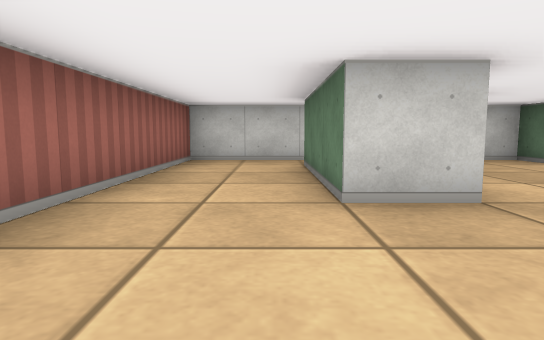
[1] (above)

14 first-person views from a walk through a cub3D ray-caster map. The camera is about half as high as the walls, tilts 6° down and sees 75° across. The floor is counted in squares. Each view is taken from the middle of a square. On the plan, view 1 faces up. The plan holds only what a view shows up to about 9 squares ahead; the rest is blank.

[2]
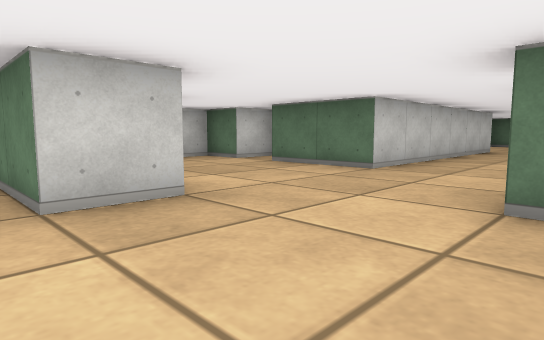

[3]
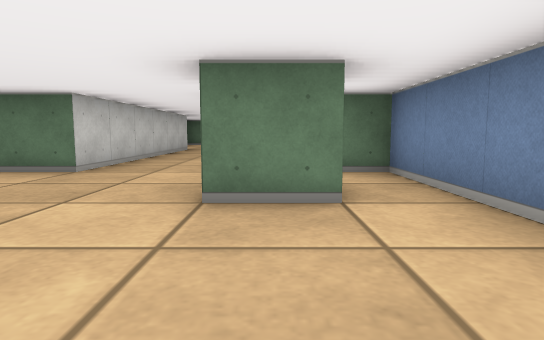

[4]
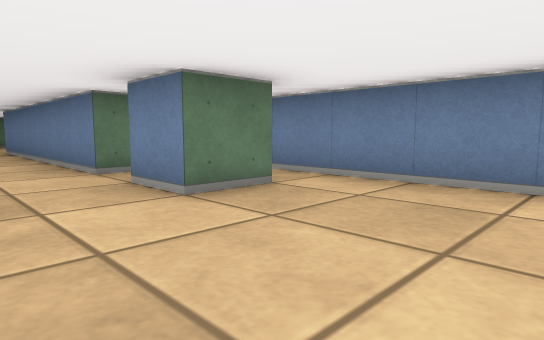

[5]
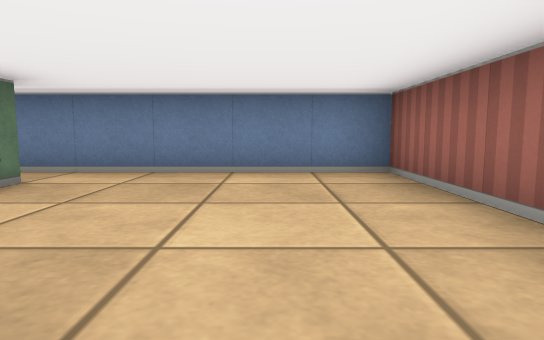

[6]
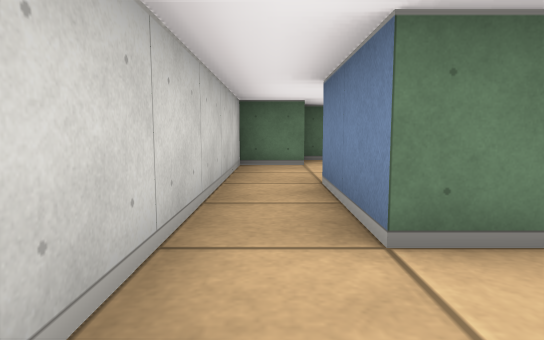

[7]
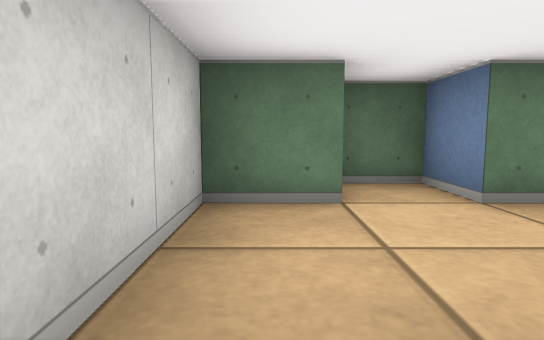

[8]
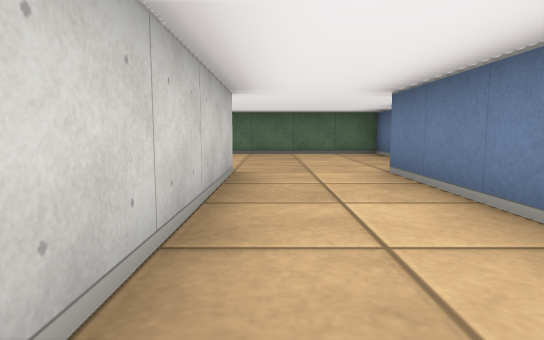

[9]
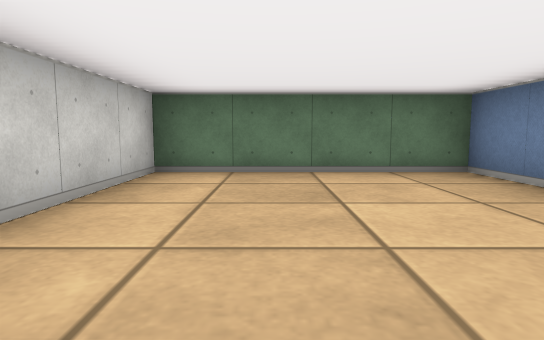

[10]
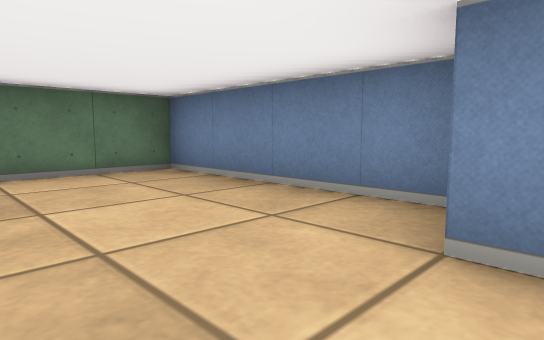

[11]
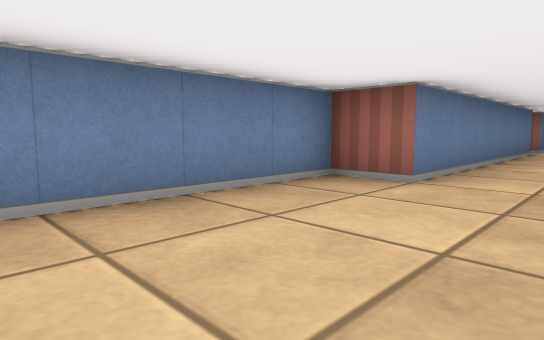

[12]
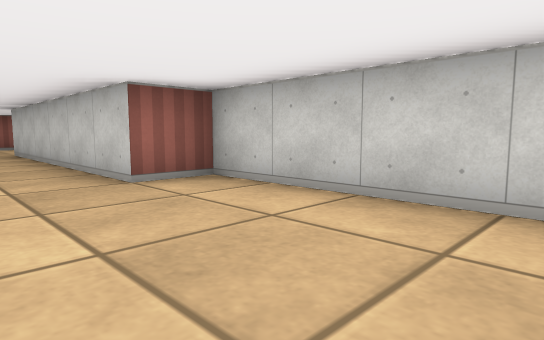

[13]
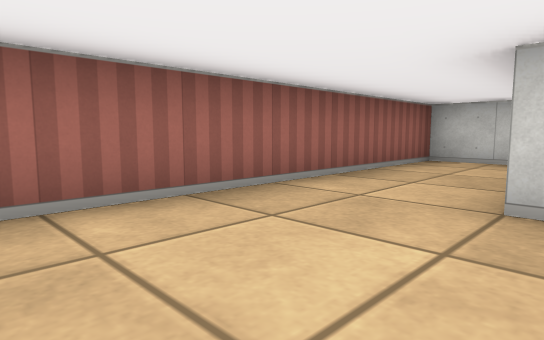

[14]
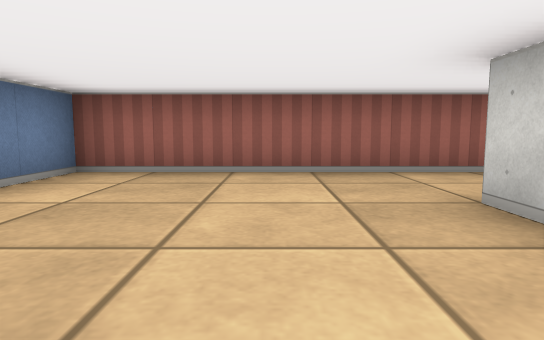

### Floor plan
Points are (right, up) in squares from view 1. A wall is a line through its corners. A room is listed if a view was taken in it or the views show most of it. See-through windows are left out.
Room 1 (views 1, 2, 3, 4, 5, 6, 7, 8, 9, 10, 13, 14)
walls: (1.6, 2.5) (0.5, 2.5) (0.5, 5.5) (2.5, 5.5); (2.5, -0.6) (2.5, 0.5) (3.5, 0.5); (10.5, 2.5) (4.5, 2.5) (4.5, 4.5) (5.5, 4.5) (5.5, 5.5) (4.5, 5.5) (4.5, 6.5) (-1.5, 6.5) (-1.5, -1.5) (4.5, -1.5) (4.5, 0.5) (10.5, 0.5)
ways out: opening at (10, 1.5) to room 2
Room 2 (views 11, 12)
walls: (10.5, 0.5) (10.5, -0.5) (14.5, -0.5) (14.5, 3.5) (10.5, 3.5) (10.5, 2.5)
ways out: opening at (10, 1.5) to room 1

Where each view was taken, in squares from view 1:
view 1: 0 up, 0 right, facing up
view 2: 0 up, 0 right, facing up-right
view 3: 0 up, 0 right, facing right
view 4: 2 up, 0 right, facing down-right
view 5: 3 up, 0 right, facing down
view 6: 6 up, 1 left, facing right
view 7: 6 up, 2 right, facing right
view 8: 2 up, 6 right, facing right
view 9: 2 up, 10 right, facing right
view 10: 2 up, 10 right, facing down-right
view 11: 2 up, 14 right, facing down-left
view 12: 1 up, 14 right, facing up-left
view 13: 0 up, 1 right, facing up-left
view 14: 1 up, 3 right, facing left
